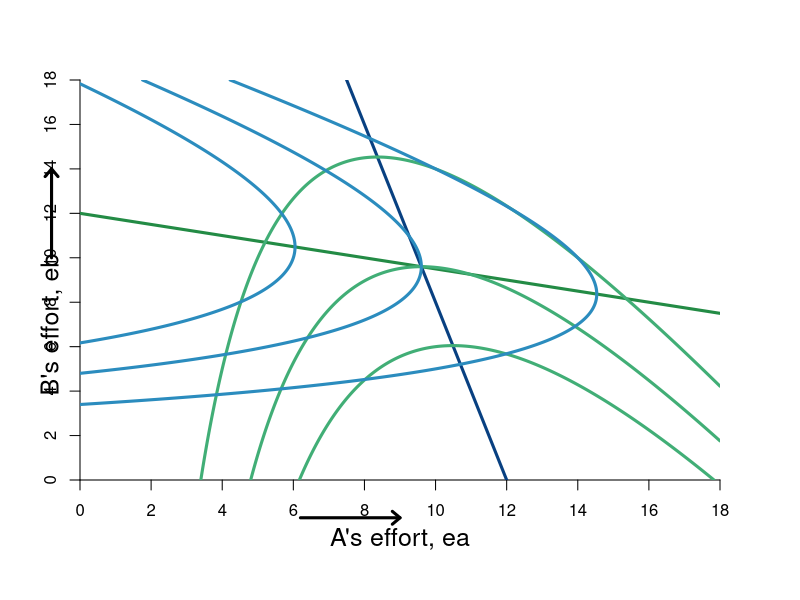

This figure's R source:
require(shape)
pdf(file = "bfh-textbook/coordination_failures/coord_responses_c.pdf", width = 9, height = 7)

#Set parameters for graphics
axislabelsize <- 1.5
graphlinewidth <- 3

COL <- c("#7fc97f", "#beaed4", "#fdc086", "#ffff99", "#386cb0", "#f0027f", "#bf5b17", "#666666")
COLA <- c("#99d8c9","#66c2a4","#41ae76", "#238b45", "#005824")
COLB <- c("#4eb3d3", "#2b8cbe", "#0868ac","#084081")

par(mar =  c(6, 4, 4, 4))

uA <- function(ea, eb, alpha = 12, beta = 1/48) {
  alpha*(1 - beta*eb)*ea - 0.5*(ea)^2
}

uB <- function(ea, eb, alpha = 12, beta = 1/48) {
  alpha*(1 - beta*ea)*eb - 0.5*(eb)^2
}

brfA <- function(eb, alpha = 12, beta = 1/48) {
  alpha*(1 - beta*eb)
}

brfB <- function(eb, alpha = 12, beta = 1/48) {
  (alpha - eb)/(alpha * beta)
}

brfB2 <- function(ea, alpha = 16, beta = 1/64) {
  alpha(1 - beta*ea)
}

xlims <- c(0, 18)
ylims <- c(0, 18)

npts <- 501 
x <- seq(xlims[1], xlims[2], length.out = npts)
y <- seq(ylims[1], ylims[2], length.out = npts) 
#a <- c(30, 35, 56.88887)
#b <- c(30, 35, 56.88887)
a <- c(35,  46.08, 55)
b <- c(35,  46.08, 55)
#a <- c(120, 150, 300)
#b <- c(120, 150, 300)



#B's value when at A's bliss point
#0.35*log(5.88) + 0.35*log(8.88) + 0.5*log(10 - 5.88) + 0.5*log(15 - 8.88) 

#B's bliss point x = 4.11765; y = 6.17647
#A's value when at A's bliss point
#0.5*log(4.11765) + 0.5*log(6.17647) + 0.35*log(10 - 4.11765) + 0.35*log(15 - 6.17647) 


plot(0, 0, xlim = xlims, ylim = ylims, type = "n",
     xlab = expression(paste("")),
     ylab = expression(paste("")), 
     xaxt = "n", 
     yaxt = "n", 
     cex.lab = axislabelsize, 
     bty = "n",
     xaxs="i", 
     yaxs="i")

ticksy <- seq(from = 0, to = ylims[2], by = 2)
ylabels <- seq(from = 0, to = ylims[2], by = 2)
ticksx <- seq(from = 0, to = xlims[2], by = 2)
xlabels <- seq(from = 0, to = xlims[2], by = 2)
axis(1, at = ticksx, pos = 0, labels = xlabels)
axis(2, at = ticksy, pos = 0, labels = ylabels, las = 0)

npts <- 500 
xx1 <- seq(xlims[1], xlims[2], length.out = npts)
lines(xx1, brfA(xx1, alpha = 12, beta = 1/48), col = COLA[4], lwd = graphlinewidth)
lines(xx1, brfB(xx1, alpha = 12, beta = 1/48), col = COLB[4], lwd = graphlinewidth)


#persp(x, y, outer(x, y, u), ticktype="detailed") 
contour(y, x, 
        outer(x, y, uA),
        #labels = c("v1", "v2", "v3"),
        drawlabels = FALSE,
        col = COLA[3],
        #xlab = expression(paste("A's Apples, ", x)),
        #ylab = expression(paste("A's Oranges, ", y)),
        #cex.lab = axislabelsize,
        lwd = graphlinewidth,
        levels = a, 
        xaxs="i", 
        yaxs="i", 
        add = TRUE) 

mtext("A's effort, ea", side=1, line = 2.5, cex = axislabelsize)
text(-0.8, 7, expression(paste("B's effort, eb")), xpd = TRUE, cex = axislabelsize, srt = 90) 

#Add arrows:
arrows(-0.8, 10, -0.8, 14, xpd = TRUE, length=0.1,angle=40,lwd=3)
arrows(6.2, -1.7, 9, -1.7, xpd = TRUE, length=0.1,angle=40,lwd=3)


contour(x, y, 
        outer(x, y, uB),
        #labels = c("v1", "v2", "v3"),
        drawlabels = FALSE,
        col = COLB[2],
        #xlab = expression(paste("")),
        #ylab = expression(paste("")),
        lwd = graphlinewidth,
        levels = b, 
        add = TRUE
        #xaxs="i", 
        #yaxs="i"
) 


#segments(4.11765, 6.17647, 5.88, 8.88, lty = 1, col = COL[2] , lwd = graphlinewidth)
#text(5.5, 2.4, expression("Pareto Efficient Curve"))
#Arrows(5.3, 2.7, 5.3, 7.6, col = "black", lty = 1, lwd = 2, arr.type = "triangle", arr.lwd = 0.5)

#Label the iso-welfare functions for the HG, Aisha
#text(9.35, 3.5, expression(v[1]^A))
#text(7.8, 6.4, expression(v[2]^A))
#text(7.4, 7.1, expression(v[3]^A))
#text(6.6, 8.3, expression(v[4]^A))

#Label the indifference curves for the HG, Betty
#text(0.65, 11.8, expression(v[1]^B))
#text(2.2, 8.9, expression(v[2]^B))
#text(2.6, 8.1, expression(v[3]^B))
#text(3.4, 6.9, expression(v[4]^B))

#Label point i. 
# points(5, 7.5, pch = 16, col = "black", cex = 1.5)
# text(5, 7.9, expression(paste("i")))


#points(5.84, 8.77, pch = 16, col = "black", cex = 1.5)

#A's bliss point - 3.1073 is the value of u
# points(x = 5.88, y = 8.82, pch = 16, col = "black", cex = 1.5)
# text(5.88, 10.5, expression(paste("A's highest v, ", v[max]^A)))
# Arrows(5.88, 10.2, 5.88, 9.3, col = "black", lty = 1, lwd = 2, arr.type = "triangle", arr.lwd = 0.5)

#B's bliss point: 
# points(x = 4.11765, y = 6.17647, pch = 16, col = "black", cex = 1.5)
# text(x = 4.11765, y = 4.5, expression(paste("B's highest v, ", v[max]^B)))
# Arrows(4.11765, 4.7, 4.11765, 5.65, col = "black", lty = 1, lwd = 2, arr.type = "triangle", arr.lwd = 0.5)
# 


par(new = TRUE)

#Use the same x and ylims as previously, but with locations switched
xlims2 <- c(18, 0)
ylims2 <- c(18, 0)

#Leave the ylab and xlab blank to ensure no axes titles
plot(0, 0, xlim = xlims2, ylim = ylims2, type = "n",
     xlab = expression(paste("")),
     ylab = expression(paste("")),
     xaxt = "n", 
     yaxt = "n", 
     cex.lab = 1.3, 
     bty = "n",
     xaxs="i", 
     yaxs="i")


#Set up axes at sides 3 and 4 (top and right)
# axis(side = 3, at = ticksx, pos = 0, labels = xlabels)
# axis(side = 4, at = ticksy, pos = 0, labels = ylabels, las = 0)
# mtext("B's Apples, x", side=3, line = 2.5, cex = axislabelsize)
# text(-0.8, 7, expression(paste("B's Oranges, y")), xpd = TRUE, cex = axislabelsize, srt = 270) 
# 
# #Add arrows:
# arrows(-0.8, 10, -0.8, 14, xpd = TRUE, length=0.1,angle=40,lwd=3)
# arrows(6.2, -1.8, 9, -1.8, xpd = TRUE, length=0.1,angle=40,lwd=3)
# 

#Customize ticks and labels for the plot
#ticksy <- seq(from = 0, to = 15, by = 1)
#ylabels <- seq(from = 0, to = 15, by = 1)
#ticksx <- seq(from = 0, to = 10, by = 1)
#xlabels <- seq(from = 0, to = 10, by = 1)
#axis(1, at = ticksx, pos = 0, labels = xlabels)
#axis(2, at = ticksy, pos = 0, labels = ylabels, las = 0)

dev.off()
